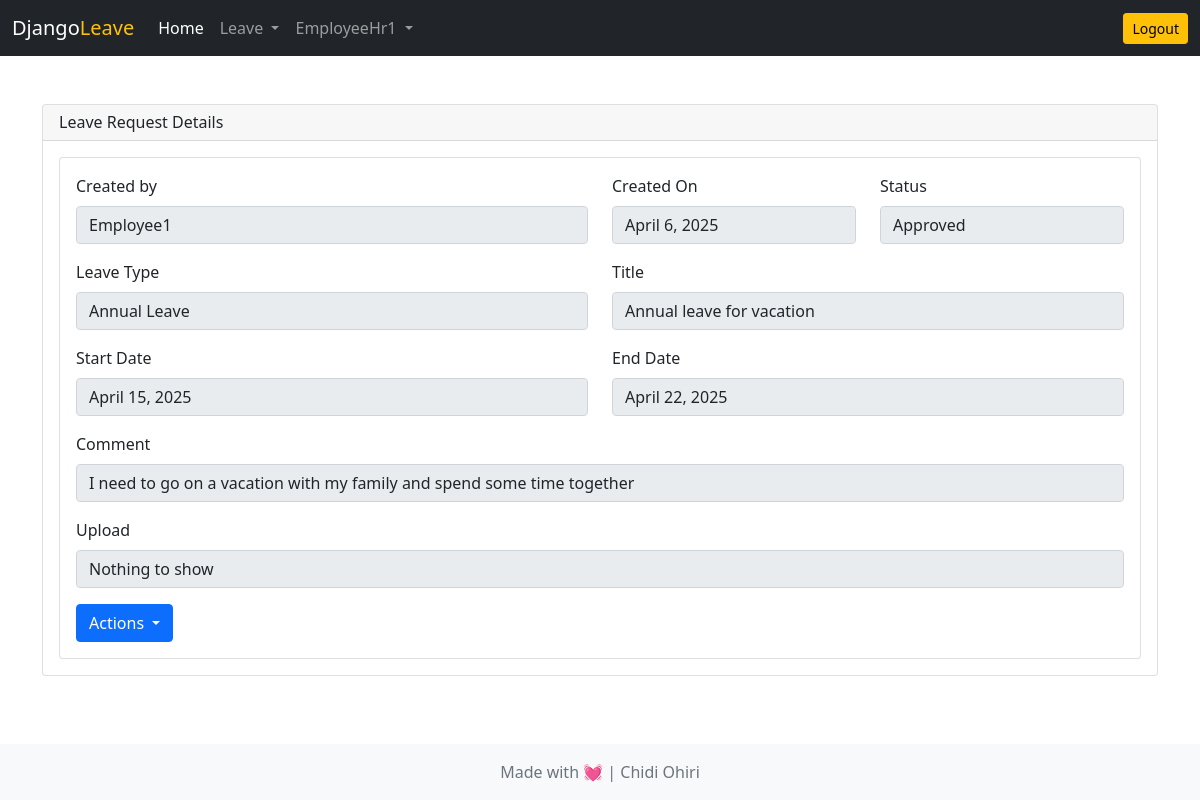
Screenshot of /leave/leave-request-details/3/ (signed in) with the database file from the repository.
### accounts/models.py (models this page shows)
class User(AbstractUser):
    email = models.EmailField(unique=True, null=False, blank=False)
    is_employee = models.BooleanField(default=True)
    is_hr = models.BooleanField(default=False)

### leave/models.py (models this page shows, shortened)
class LeaveRequest(models.Model):
    created_by = models.ForeignKey(User, on_delete=models.CASCADE)
    created_on = models.DateTimeField(auto_now_add=True)
    status = models.CharField(
        max_length=20,
        choices=(
            ('Pending', 'Pending'),
            ('Approved', 'Approved'),
            ('Rejected', 'Rejected')
        ),
        default='Pending'
    )
    start_date = models.DateField()
    end_date = models.DateField()
    title = models.CharField(max_length=100)
    comment = models.CharField(max_length=300)
    upload = models.FileField(upload_to='leave_attachments/', null=True, blank=True)
    leave = models.ForeignKey(Leave, on_delete=models.CASCADE, null=True)

class Leave(models.Model):
    leave_type = models.CharField(max_length=100)
    def __str__(self):
        return self.leave_type

### leave/views.py (the view)
# urls.py: path('leave-request-details/<int:pk>/', views.leave_request_details, name='leave-request-details'),
@login_required
def leave_request_details(request, pk):
    leave_request = LeaveRequest.objects.get(pk=pk)
    context = {'leave_request':leave_request}
    return render(request, 'leave/leave_request_details.html', context)

### templates/leave/leave_request_details.html (shortened to what this page needs)
{% extends 'base.html' %}
{% load widget_tweaks %}
{% block content %}
<div class="card">
    <div class="card-header d-flex justify-content-between align-items-center ">
        <h6 class="mb-0">Leave Request Details</h6>
    </div>
    <div class="card-body">
        <div class="card">
            <div class="card-body">
                <form method="POST" enctype="multipart/form-data">
                    <div class="row">
                        <div class="col">
                            <div class="mb-3">
                                <label for="exampleInputEmail1" class="form-label">Created by</label>
                                <input type="text" value="{{leave_request.created_by.username|title}}" class="form-control"
                                    id="exampleInputEmail1" aria-describedby="emailHelp" readonly>
                            </div>
                        </div>
                        <div class="col-md-3">
                            <div class="mb-3">
                                <label for="exampleInputEmail1" class="form-label">Created On</label>
                                <input type="text" value="{{leave_request.created_on|date}}" class="form-control"
                                    id="exampleInputEmail1" aria-describedby="emailHelp" readonly>
                            </div>
                        </div>
                        <div class="col-md-3">
                            <div class="mb-3">
                                <label for="exampleInputEmail1" class="form-label">Status</label>
                                <input type="text" value="{{leave_request.status}}" class="form-control"
                                    id="exampleInputEmail1" aria-describedby="emailHelp" readonly>
                            </div>
                        </div>
                    </div>
                    <div class="row">
                        <div class="col">
                            <div class="mb-3">
                                <label for="exampleInputEmail1" class="form-label">Leave Type</label>
                                <input type="text" value="{{leave_request.leave}}" class="form-control"
                                    id="exampleInputEmail1" aria-describedby="emailHelp" readonly>
                            </div>
                        </div>
                        <div class="col">
                            <div class="mb-3">
                                <label for="exampleInputEmail1" class="form-label">Title</label>
                                <input type="text" value="{{leave_request.title}}" class="form-control"
                                    id="exampleInputEmail1" aria-describedby="emailHelp" readonly>
                            </div>
                        </div>
                    </div>
                    <div class="row">
                        <div class="col">
                            <div class="mb-3">
                                <label for="exampleInputEmail1" class="form-label">Start Date</label>
                                <input type="text" value="{{leave_request.start_date}}" class="form-control"
                                    id="exampleInputEmail1" aria-describedby="emailHelp" readonly>
                            </div>
                        </div>
                        <div class="col">
                            <div class="mb-3">
                                <label for="exampleInputEmail1" class="form-label">End Date</label>
                                <input type="text" value="{{leave_request.end_date}}" class="form-control"
                                    id="exampleInputEmail1" aria-describedby="emailHelp" readonly>
                            </div>
                        </div>
                    </div>
                    <div class="mb-3">
                        <label for="exampleInputEmail1" class="form-label">Comment</label>
                        <input type="text" value="{{leave_request.comment}}" class="form-control"
                            id="exampleInputEmail1" aria-describedby="emailHelp" readonly>
                    </div>
                    <div class="mb-3">
                        <label for="exampleInputEmail1" class="form-label">Upload</label>
                        {% if leave_request.upload %}
                        <input type="text" value="{{leave_request.upload.url}}" class="form-control"
                            id="exampleInputEmail1" aria-describedby="emailHelp" readonly>
                        {% else %}
                        <input type="text" value="Nothing to show" class="form-control" id="exampleInputEmail1"
                            aria-describedby="emailHelp" readonly>
                        {% endif %}
                    </div>
                    <div class="btn-group" role="group" aria-label="Button group with nested dropdown">
                        <div class="btn-group" role="group">
                            <button id="btnGroupDrop1" type="button" class="btn btn-primary dropdown-toggle"
                                data-bs-toggle="dropdown" aria-expanded="false">
                                Actions
                            </button>
                        </div>
                    </div>
                </form>
            </div>
        </div>
    </div>
</div>
{% endblock content %}

### templates/base.html (shortened to what this page needs)
<!doctype html>
<html lang="en">
<head>
    <link href="https://cdn.jsdelivr.net/npm/bootstrap@5.0.2/dist/css/bootstrap.min.css" rel="stylesheet"
>
</head>
<body class="d-flex flex-column min-vh-100">
    <nav class="navbar navbar-expand-lg navbar-dark bg-dark">
        <div class="container-fluid">
            <a class="navbar-brand" href="/">Django<span class="text-warning">Leave</span></a>
            <div class="collapse navbar-collapse" id="navbarSupportedContent">
                <ul class="navbar-nav me-auto mb-2 mb-lg-0">
                    <li class="nav-item">
                        <a class="nav-link active" aria-current="page" href="/">Home</a>
                    </li>
                    <li class="nav-item dropdown">
                        <a class="nav-link dropdown-toggle" href="#" id="navbarDropdown" role="button"
                            data-bs-toggle="dropdown" aria-expanded="false">
                            Leave
                        </a>
                    </li>
                    <li class="nav-item dropdown">
                        <a class="nav-link dropdown-toggle" href="#" id="navbarDropdown" role="button"
                            data-bs-toggle="dropdown" aria-expanded="false">
                            {{request.user.first_name}}
                        </a>
                    </li>
                </ul>
                <a href="{% url 'logout' %}" class="btn btn-warning btn-sm">Logout</a>
            </div>
        </div>
    </nav>
    <main class="flex-grow-1">
        <div class="container mt-5 mb-5">
            {% block content %}
            {% endblock content %}
        </div>
    </main>
    <footer class="footer mt-auto py-3 bg-light d-flex justify-content-center align-items-center">
        <div class="container text-center">
            <span class="text-muted">Made with 💓 | Chidi Ohiri</span>
        </div>
    </footer>
</body>
</html>

### rows the page displays
User: user.first_name "EmployeeHr1"
LeaveRequest: created_by.username "Employee1", created_on "April 6, 2025", status "Approved", leave "Annual Leave", title "Annual leave for vacation", start_date "April 15, 2025", end_date "April 22, 2025", comment "I need to go on a vacation with my family and spend some time together"
